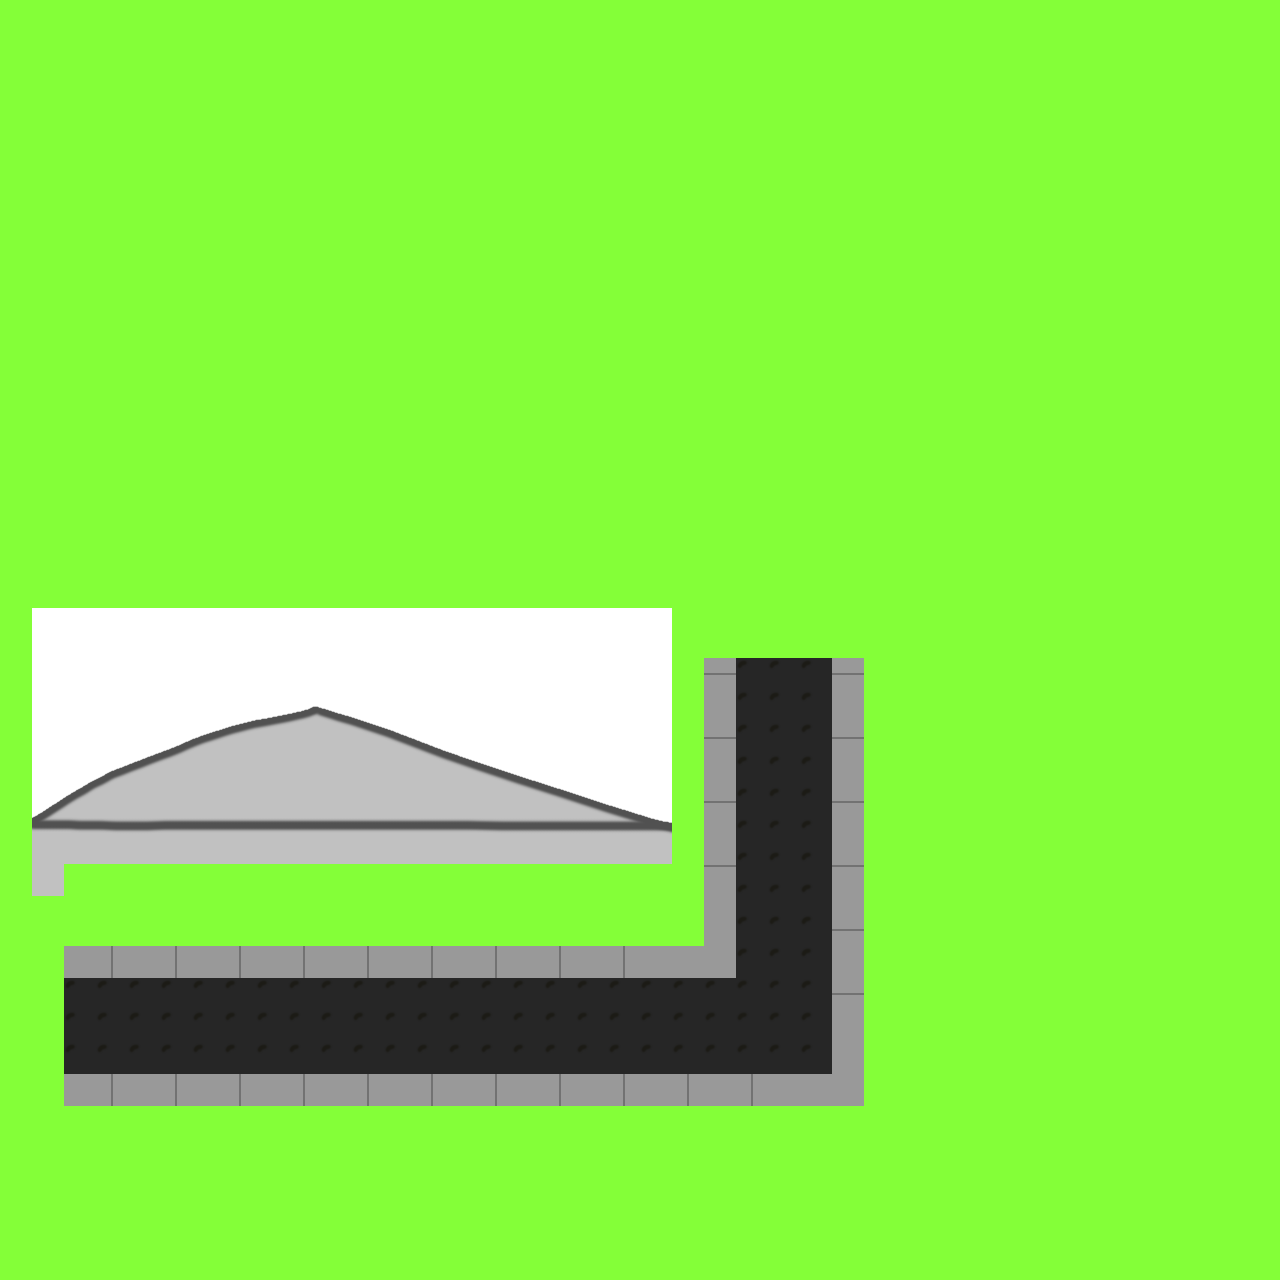

This is a level from a 2D game, rendered from its Tiled map with the project's own tilesets. A one-line summary and the complete map file follow:
An orthogonal 40x40 tile map with 32x32 px tiles, 2 tile layers (Ground, Street), 4 tilesets.

<map version="1.0" tiledversion="1.1.6" orientation="orthogonal" renderorder="right-down" width="40" height="40" tilewidth="32" tileheight="32" infinite="0" nextobjectid="1">
 <tileset firstgid="1" source="../../tilesets/ground/tiles.tsx" />
 <tileset firstgid="71" source="../../tilesets/ground/buildings-1/tiles.tsx" />
 <tileset firstgid="73" source="../../tilesets/ground/ground-ornaments/tiles.tsx" />
 <tileset firstgid="76" source="../../tilesets/ground/tiles.tsx" />
 <layer name="Ground" width="40" height="40">
  <data encoding="csv">
1,1,1,1,1,1,1,1,1,1,1,1,1,1,1,1,1,1,1,1,1,1,1,1,1,1,1,1,1,1,1,1,1,1,1,1,1,1,1,1,
1,1,1,1,1,1,1,1,1,1,1,1,1,1,1,1,1,1,1,1,1,1,1,1,1,1,1,1,1,1,1,1,1,1,1,1,1,1,1,1,
1,1,1,1,1,1,1,1,1,1,1,1,1,1,1,1,1,1,1,1,1,1,1,1,1,1,1,1,1,1,1,1,1,1,1,1,1,1,1,1,
1,1,1,1,1,1,1,1,1,1,1,1,1,1,1,1,1,1,1,1,1,1,1,1,1,1,1,1,1,1,1,1,1,1,1,1,1,1,1,1,
1,1,1,1,1,1,1,1,1,1,1,1,1,1,1,1,1,1,1,1,1,1,1,1,1,1,1,1,1,1,1,1,1,1,1,1,1,1,1,1,
1,1,1,1,1,1,1,1,1,1,1,1,1,1,1,1,1,1,1,1,1,1,1,1,1,1,1,1,1,1,1,1,1,1,1,1,1,1,1,1,
1,1,1,1,1,1,1,1,1,1,1,1,1,1,1,1,1,1,1,1,1,1,1,1,1,1,1,1,1,1,1,1,1,1,1,1,1,1,1,1,
1,1,1,1,1,1,1,1,1,1,1,1,1,1,1,1,1,1,1,1,1,1,1,1,1,1,1,1,1,1,1,1,1,1,1,1,1,1,1,1,
1,1,1,1,1,1,1,1,1,1,1,1,1,1,1,1,1,1,1,1,1,1,1,1,1,1,1,1,1,1,1,1,1,1,1,1,1,1,1,1,
1,1,1,1,1,1,1,1,1,1,1,1,1,1,1,1,1,1,1,1,1,1,1,1,1,1,1,1,1,1,1,1,1,1,1,1,1,1,1,1,
1,1,1,1,1,1,1,1,1,1,1,1,1,1,1,1,1,1,1,1,1,1,1,1,1,1,1,1,1,1,1,1,1,1,1,1,1,1,1,1,
1,1,1,1,1,1,1,1,1,1,1,1,1,1,1,1,1,1,1,1,1,1,1,1,1,1,1,1,1,1,1,1,1,1,1,1,1,1,1,1,
1,1,1,1,1,1,1,1,1,1,1,1,1,1,1,1,1,1,1,1,1,1,1,1,1,1,1,1,1,1,1,1,1,1,1,1,1,1,1,1,
1,1,1,1,1,1,1,1,1,1,1,1,1,1,1,1,1,1,1,1,1,1,1,1,1,1,1,1,1,1,1,1,1,1,1,1,1,1,1,1,
1,1,1,1,1,1,1,1,1,1,1,1,1,1,1,1,1,1,1,1,1,1,1,1,1,1,1,1,1,1,1,1,1,1,1,1,1,1,1,1,
1,1,1,1,1,1,1,1,1,1,1,1,1,1,1,1,1,1,1,1,1,1,1,1,1,1,1,1,1,1,1,1,1,1,1,1,1,1,1,1,
1,1,1,1,1,1,1,1,1,1,1,1,1,1,1,1,1,1,1,1,1,1,1,1,1,1,1,1,1,1,1,1,1,1,1,1,1,1,1,1,
1,1,1,1,1,1,1,1,1,1,1,1,1,1,1,1,1,1,1,1,1,1,1,1,1,1,1,1,1,1,1,1,1,1,1,1,1,1,1,1,
1,1,1,1,1,1,1,1,1,1,1,1,1,1,1,1,1,1,1,1,1,1,1,1,1,1,1,1,1,1,1,1,1,1,1,1,1,1,1,1,
1,1,1,1,1,1,1,1,1,1,1,1,1,1,1,1,1,1,1,1,1,1,1,1,1,1,1,1,1,1,1,1,1,1,1,1,1,1,1,1,
1,1,1,1,1,1,1,1,1,1,1,1,1,1,1,1,1,1,1,1,1,1,1,1,1,1,1,1,1,1,1,1,1,1,1,1,1,1,1,1,
1,1,1,1,1,1,1,1,1,1,1,1,1,1,1,1,1,1,1,1,1,1,1,1,1,1,1,1,1,1,1,1,1,1,1,1,1,1,1,1,
1,1,1,1,1,1,1,1,1,1,1,1,1,1,1,1,1,1,1,1,1,1,1,1,1,1,1,1,1,1,1,1,1,1,1,1,1,1,1,1,
1,1,1,1,1,1,1,1,1,1,1,1,1,1,1,1,1,1,1,1,1,1,1,1,1,1,1,1,1,1,1,1,1,1,1,1,1,1,1,1,
1,1,1,1,1,1,1,1,1,1,1,1,1,1,1,1,1,1,1,1,1,1,1,1,1,1,1,1,1,1,1,1,1,1,1,1,1,1,1,1,
1,1,1,1,1,1,1,1,1,1,1,1,1,1,1,1,1,1,1,1,1,1,1,1,1,1,1,1,1,1,1,1,1,1,1,1,1,1,1,1,
1,1,1,1,1,1,1,1,1,1,1,1,1,1,1,1,1,1,1,1,1,1,1,1,1,1,1,1,1,1,1,1,1,1,1,1,1,1,1,1,
1,72,1,1,1,1,1,1,1,1,1,1,1,1,1,1,1,1,1,1,1,1,1,1,1,1,1,1,1,1,1,1,1,1,1,1,1,1,1,1,
1,1,1,1,1,1,1,1,1,1,1,1,1,1,1,1,1,1,1,1,1,1,1,1,1,1,1,1,1,1,1,1,1,1,1,1,1,1,1,1,
1,1,1,1,1,1,1,1,1,1,1,1,1,1,1,1,1,1,1,1,1,1,1,1,1,1,1,1,1,1,1,1,1,1,1,1,1,1,1,1,
1,1,1,1,1,1,1,1,1,1,1,1,1,1,1,1,1,1,1,1,1,1,1,1,1,1,1,1,1,1,1,1,1,1,1,1,1,1,1,1,
1,1,1,1,1,1,1,1,1,1,1,1,1,1,1,1,1,1,1,1,1,1,1,1,1,1,1,1,1,1,1,1,1,1,1,1,1,1,1,1,
1,1,1,1,1,1,1,1,1,1,1,1,1,1,1,1,1,1,1,1,1,1,1,1,1,1,1,1,1,1,1,1,1,1,1,1,1,1,1,1,
1,1,1,1,1,1,1,1,1,1,1,1,1,1,1,1,1,1,1,1,1,1,1,1,1,1,1,1,1,1,1,1,1,1,1,1,1,1,1,1,
1,1,1,1,1,1,1,1,1,1,1,1,1,1,1,1,1,1,1,1,1,1,1,1,1,1,1,1,1,1,1,1,1,1,1,1,1,1,1,1,
1,1,1,1,1,1,1,1,1,1,1,1,1,1,1,1,1,1,1,1,1,1,1,1,1,1,1,1,1,1,1,1,1,1,1,1,1,1,1,1,
1,1,1,1,1,1,1,1,1,1,1,1,1,1,1,1,1,1,1,1,1,1,1,1,1,1,1,1,1,1,1,1,1,1,1,1,1,1,1,1,
1,1,1,1,1,1,1,1,1,1,1,1,1,1,1,1,1,1,1,1,1,1,1,1,1,1,1,1,1,1,1,1,1,1,1,1,1,1,1,1,
1,1,1,1,1,1,1,1,1,1,1,1,1,1,1,1,1,1,1,1,1,1,1,1,1,1,1,1,1,1,1,1,1,1,1,1,1,1,1,1,
1,1,1,1,1,1,1,1,1,1,1,1,1,1,1,1,1,1,1,1,1,1,1,1,1,1,1,1,1,1,1,1,1,1,1,1,1,1,1,1
</data>
 </layer>
 <layer name="Street" width="40" height="40" offsetx="64" offsety="18.6667">
  <data encoding="csv">
0,0,0,0,0,0,0,0,0,0,0,0,0,0,0,0,0,0,0,0,0,0,0,0,0,0,0,0,0,0,0,0,0,0,0,0,0,0,0,0,
0,0,0,0,0,0,0,0,0,0,0,0,0,0,0,0,0,0,0,0,0,0,0,0,0,0,0,0,0,0,0,0,0,0,0,0,0,0,0,0,
0,0,0,0,0,0,0,0,0,0,0,0,0,0,0,0,0,0,0,0,0,0,0,0,0,0,0,0,0,0,0,0,0,0,0,0,0,0,0,0,
0,0,0,0,0,0,0,0,0,0,0,0,0,0,0,0,0,0,0,0,0,0,0,0,0,0,0,0,0,0,0,0,0,0,0,0,0,0,0,0,
0,0,0,0,0,0,0,0,0,0,0,0,0,0,0,0,0,0,0,0,0,0,0,0,0,0,0,0,0,0,0,0,0,0,0,0,0,0,0,0,
0,0,0,0,0,0,0,0,0,0,0,0,0,0,0,0,0,0,0,0,0,0,0,0,0,0,0,0,0,0,0,0,0,0,0,0,0,0,0,0,
0,0,0,0,0,0,0,0,0,0,0,0,0,0,0,0,0,0,0,0,0,0,0,0,0,0,0,0,0,0,0,0,0,0,0,0,0,0,0,0,
0,0,0,0,0,0,0,0,0,0,0,0,0,0,0,0,0,0,0,0,0,0,0,0,0,0,0,0,0,0,0,0,0,0,0,0,0,0,0,0,
0,0,0,0,0,0,0,0,0,0,0,0,0,0,0,0,0,0,0,0,0,0,0,0,0,0,0,0,0,0,0,0,0,0,0,0,0,0,0,0,
0,0,0,0,0,0,0,0,0,0,0,0,0,0,0,0,0,0,0,0,0,0,0,0,0,0,0,0,0,0,0,0,0,0,0,0,0,0,0,0,
0,0,0,0,0,0,0,0,0,0,0,0,0,0,0,0,0,0,0,0,0,0,0,0,0,0,0,0,0,0,0,0,0,0,0,0,0,0,0,0,
0,0,0,0,0,0,0,0,0,0,0,0,0,0,0,0,0,0,0,0,0,0,0,0,0,0,0,0,0,0,0,0,0,0,0,0,0,0,0,0,
0,0,0,0,0,0,0,0,0,0,0,0,0,0,0,0,0,0,0,0,0,0,0,0,0,0,0,0,0,0,0,0,0,0,0,0,0,0,0,0,
0,0,0,0,0,0,0,0,0,0,0,0,0,0,0,0,0,0,0,0,0,0,0,0,0,0,0,0,0,0,0,0,0,0,0,0,0,0,0,0,
0,0,0,0,0,0,0,0,0,0,0,0,0,0,0,0,0,0,0,0,0,0,0,0,0,0,0,0,0,0,0,0,0,0,0,0,0,0,0,0,
0,0,0,0,0,0,0,0,0,0,0,0,0,0,0,0,0,0,0,0,0,0,0,0,0,0,0,0,0,0,0,0,0,0,0,0,0,0,0,0,
0,0,0,0,0,0,0,0,0,0,0,0,0,0,0,0,0,0,0,0,0,0,0,0,0,0,0,0,0,0,0,0,0,0,0,0,0,0,0,0,
0,0,0,0,0,0,0,0,0,0,0,0,0,0,0,0,0,0,0,0,0,0,0,0,0,0,0,0,0,0,0,0,0,0,0,0,0,0,0,0,
0,0,0,0,0,0,0,0,0,0,0,0,0,0,0,0,0,0,0,0,0,0,0,0,0,0,0,0,0,0,0,0,0,0,0,0,0,0,0,0,
0,0,0,0,0,0,0,0,0,0,0,0,0,0,0,0,0,0,0,0,0,0,0,0,0,0,0,0,0,0,0,0,0,0,0,0,0,0,0,0,
0,0,0,0,0,0,0,0,0,0,0,0,0,0,0,0,0,0,0,0,2684354628,70,70,70,2684354628,0,0,0,0,0,0,0,0,0,0,0,0,0,0,0,
0,0,0,0,0,0,0,0,0,0,0,0,0,0,0,0,0,0,0,0,69,70,70,70,69,0,0,0,0,0,0,0,0,0,0,0,0,0,0,0,
0,0,0,0,0,0,0,0,0,0,0,0,0,0,0,0,0,0,0,0,2684354628,70,70,70,2684354628,0,0,0,0,0,0,0,0,0,0,0,0,0,0,0,
0,0,0,0,0,0,0,0,0,0,0,0,0,0,0,0,0,0,0,0,69,70,70,70,69,0,0,0,0,0,0,0,0,0,0,0,0,0,0,0,
0,0,0,0,0,0,0,0,0,0,0,0,0,0,0,0,0,0,0,0,2684354628,70,70,70,2684354628,0,0,0,0,0,0,0,0,0,0,0,0,0,0,0,
0,0,0,0,0,0,0,0,0,0,0,0,0,0,0,0,0,0,0,0,69,70,70,70,69,0,0,0,0,0,0,0,0,0,0,0,0,0,0,0,
0,0,0,0,0,0,0,0,0,0,0,0,0,0,0,0,0,0,0,0,2684354628,70,70,70,2684354628,0,0,0,0,0,0,0,0,0,0,0,0,0,0,0,
0,0,0,0,0,0,0,0,0,0,0,0,0,0,0,0,0,0,0,0,69,70,70,70,69,0,0,0,0,0,0,0,0,0,0,0,0,0,0,0,
0,0,0,0,0,0,0,0,0,0,0,0,0,0,0,0,0,0,0,0,69,70,70,70,2684354628,0,0,0,0,0,0,0,0,0,0,0,0,0,0,0,
69,68,69,68,69,68,69,68,69,68,69,68,69,68,69,68,69,68,69,69,69,70,70,70,69,0,0,0,0,0,0,0,0,0,0,0,0,0,0,0,
70,70,70,70,70,70,70,70,70,70,70,70,70,70,70,70,70,70,70,70,70,70,70,70,2684354628,0,0,0,0,0,0,0,0,0,0,0,0,0,0,0,
70,70,70,70,70,70,70,70,70,70,70,70,70,70,70,70,70,70,70,70,70,70,70,70,69,0,0,0,0,0,0,0,0,0,0,0,0,0,0,0,
70,70,70,70,70,70,70,70,70,70,70,70,70,70,70,70,70,70,70,70,70,70,70,70,69,0,0,0,0,0,0,0,0,0,0,0,0,0,0,0,
69,68,69,68,69,68,69,68,69,68,69,68,69,68,69,68,69,68,69,68,69,68,69,69,69,0,0,0,0,0,0,0,0,0,0,0,0,0,0,0,
0,0,0,0,0,0,0,0,0,0,0,0,0,0,0,0,0,0,0,0,0,0,0,0,0,0,0,0,0,0,0,0,0,0,0,0,0,0,0,0,
0,0,0,0,0,0,0,0,0,0,0,0,0,0,0,0,0,0,0,0,0,0,0,0,0,0,0,0,0,0,0,0,0,0,0,0,0,0,0,0,
0,0,0,0,0,0,0,0,0,0,0,0,0,0,0,0,0,0,0,0,0,0,0,0,0,0,0,0,0,0,0,0,0,0,0,0,0,0,0,0,
0,0,0,0,0,0,0,0,0,0,0,0,0,0,0,0,0,0,0,0,0,0,0,0,0,0,0,0,0,0,0,0,0,0,0,0,0,0,0,0,
0,0,0,0,0,0,0,0,0,0,0,0,0,0,0,0,0,0,0,0,0,0,0,0,0,0,0,0,0,0,0,0,0,0,0,0,0,0,0,0,
0,0,0,0,0,0,0,0,0,0,0,0,0,0,0,0,0,0,0,0,0,0,0,0,0,0,0,0,0,0,0,0,0,0,0,0,0,0,0,0
</data>
 </layer>
</map>